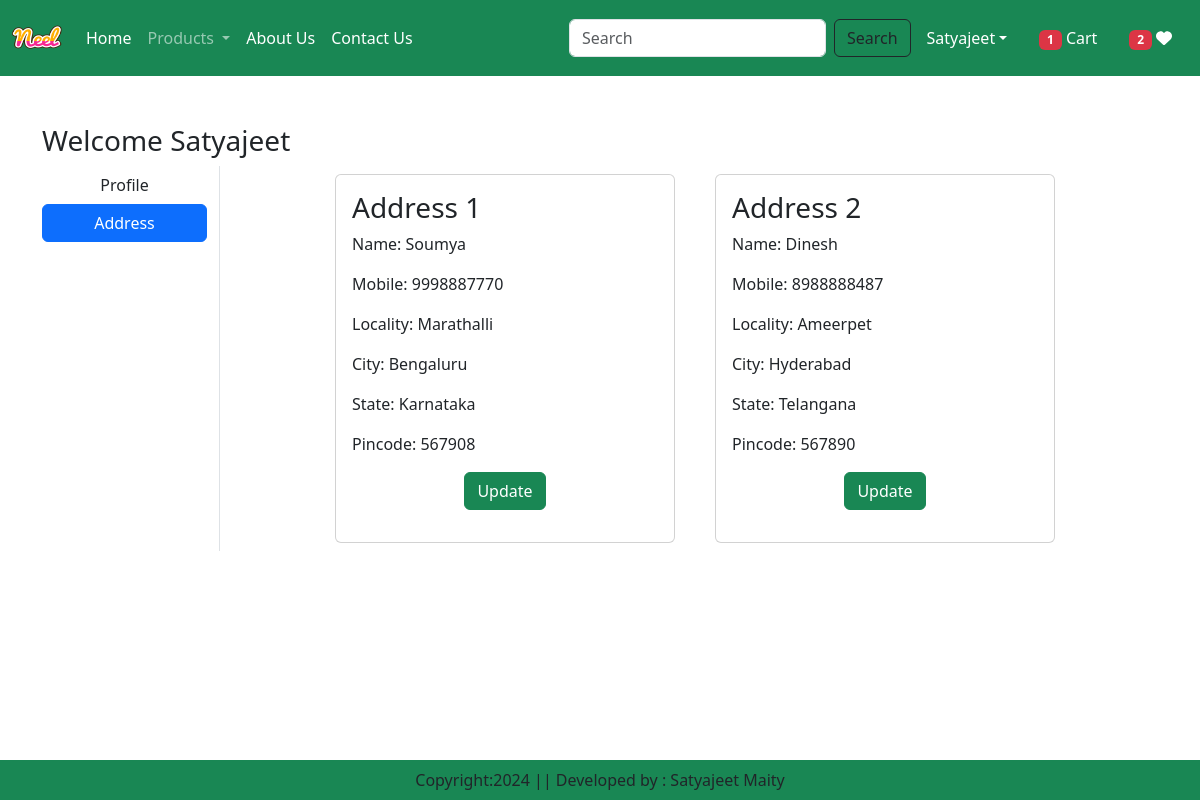
The page /address/ (signed in) on the database its author committed.
### app/models.py (models this page shows, shortened)
class Customer(models.Model):
    user = models.ForeignKey(User,on_delete=models.CASCADE)
    name = models.CharField(max_length=200)
    locality = models.CharField(max_length=200)
    city = models.CharField(max_length=50)
    mobile = models.IntegerField(default=0)
    zipcode = models.IntegerField()
    state = models.CharField(choices=STATE_CHOICES,max_length=100)

### app/views.py (the view)
# urls.py: path('address/',views.address,name='address'),
@login_required
def address(request):
    add = Customer.objects.filter(user=request.user)
    totalitem = 0
    wishitem = 0
    if request.user.is_authenticated:
        totalitem = len(Cart.objects.filter(user=request.user))
        wishitem = len(Wishlist.objects.filter(user=request.user))
    return render(request,'app/address.html',locals())

### app/templates/app/address.html (shortened to what this page needs)
{% extends 'app/base.html' %}
{% load static %}
{% block main-content %}
    <div class="container my-5">
        <div class="row">
            <h3>Welcome <span class="text-capitalize">{{request.user}}</span></h3>
            <div class="col-sm-2 border-end">
                <ul class="list-unstyled">
                    <li class="d-grid"><a href="{% url 'profile'%}" class="btn">Profile</a></li>
                    <li class="d-grid"><a href="{% url 'address'%}" class="btn btn-primary">Address</a></li>
                </ul>
            </div>
            <div class="col-sm-8 offset-sm-1">
                <div class="row">
                    {% for ad in add %}
                        <div class="col-sm-6">
                            <div class="card m-2">
                                <div class="card-body">
                                    <h3>Address {{forloop.counter}}</h3>
                                    <p>Name: {{ad.name}}</p>
                                    <p>Mobile: {{ad.mobile}}</p>
                                    <p>Locality: {{ad.locality}}</p>
                                    <p>City: {{ad.city}}</p>
                                    <p>State: {{ad.state}}</p>
                                    <p>Pincode: {{ad.zipcode}}</p>
                                    <p class="text-center">
                                        <a href="{% url 'updateAddress' pk=ad.id %}" type="button" class="btn btn-success">Update</a>
                                    </p>
                                </div>
                            </div>
                        </div>
                    {% endfor %}
                </div>
            </div>
        </div>
    </div>
{% endblock main-content %}

### app/templates/app/base.html (shortened to what this page needs)
<!DOCTYPE html>
{% load static %}
<html lang="en">
<head>
    <link href="https://cdn.jsdelivr.net/npm/bootstrap@5.3.2/dist/css/bootstrap.min.css" rel="stylesheet"
>
    <link rel="stylesheet" href="{% static 'app/css/owl.carousel.min.css'%}">
    <link rel="stylesheet" href="{% static 'app/css/all.min.css'%}">
    <link rel="stylesheet" href="{% static 'app/css/style.css'%}">
</head>
<body>
    <nav class="navbar navbar-expand-lg navbar-dark bg-success">
        <div class="container-fluid">
            <a class="navbar-brand" href="#">
                <img src="{% static 'app/images/product/Neel.png' %}" width="50" height="50" />
            </a>
            <div class="collapse navbar-collapse" id="navbarSupportedContent">
                <ul class="navbar-nav me-auto mb-2 mb-lg-0">
                    {% if request.user.is_authenticated %}
                    <li class="nav-item">
                        <a class="nav-link active" aria-current="page" href="/">Home</a>
                    </li>
                    <li class="nav-item dropdown">
                        <a class="nav-link dropdown-toggle" href="#" id="navbarDropdown" role="button"
                            data-bs-toggle="dropdown" aria-expanded="false">
                            Products
                        </a>
                    </li>
                    <li class="nav-item">
                        <a class="nav-link text-white" href="{% url 'about' %}">About Us</a>
                    </li>
                    <li class="nav-item">
                        <a class="nav-link text-white" href="{% url 'contact' %}">Contact Us</a>
                    </li>
                </ul>
                <form class="d-flex" role="search" action="/search">
                    <input class="form-control me-2" type="search" placeholder="Search" name="search" aria-label="Search">
                    <button class="btn btn-outline-dark" type="submit">Search</button>
                </form>
            </div>
            <ul class="navbar-nav me-auto mb-2 mb-lg-0">
                <li class="nav-item dropdown mx-2">
                    <a class="nav-link dropdown-toggle text-white" href="#" id="profileDropdown" role="button"
                        data-bs-toggle="dropdown" aria-expanded="false">{{request.user.username|capfirst}}</a>
                </li>
                <li class="nav-item mx-2">
                    <a href="{% url 'showcart' %}" class="nav-link text-white">
                        <span class="badge bg-danger">
                            {% if totalitem > 0 %} {{totalitem}} {% endif %}
                        </span>
                        Cart
                    </a>
                </li>
                <li class="nav-item mx-2">
                    <a href="{% url 'showwishlist' %}" class="nav-link text-white">
                        <span class="badge bg-danger">
                            {% if wishitem > 0 %} {{wishitem}} {% endif %}
                        </span>
                        <i class="fa fa-heart"></i>
                    </a>
                </li>
                {% endif %}
            </ul>
        </div>
    </nav>
    {% block main-content %}{% endblock main-content %}
    <footer class="container-fluid fixed-bottom bg-success text-center p-2 mt-4">
        Copyright:2024 || Developed by : Satyajeet Maity
    </footer>
</body>
</html>

### rows shown on the page
Customer: name "Soumya", mobile "9998887770", locality "Marathalli", city "Bengaluru", state "Karnataka", zipcode "567908"
Customer: name "Dinesh", mobile "8988888487", locality "Ameerpet", city "Hyderabad", state "Telangana", zipcode "567890"

### other values the page prints
{{ request.user.username|capfirst }} "Satyajeet"
{{ totalitem }} "1"
{{ wishitem }} "2"
{{ request.user }} "Satyajeet"
